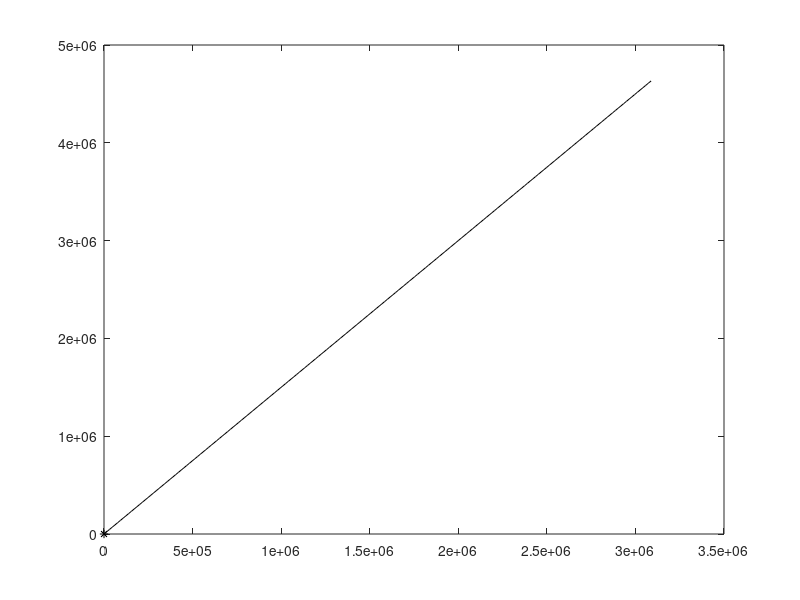
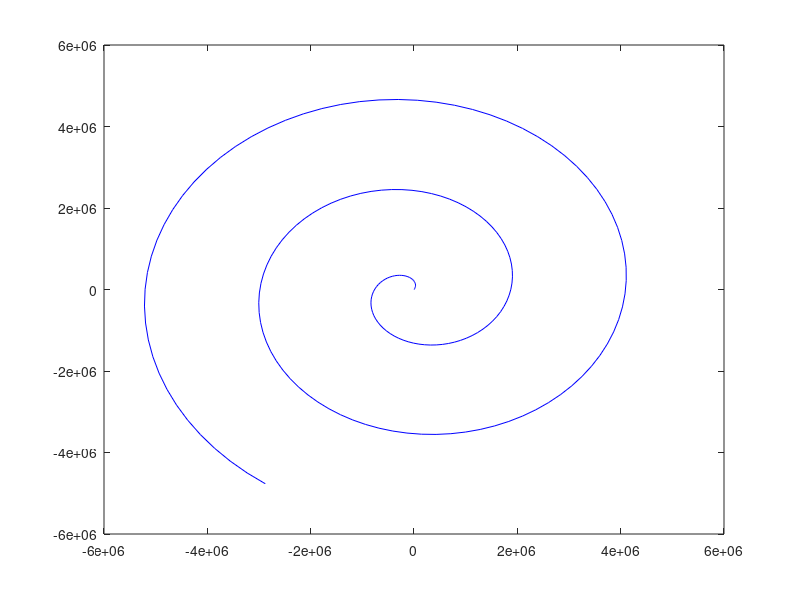
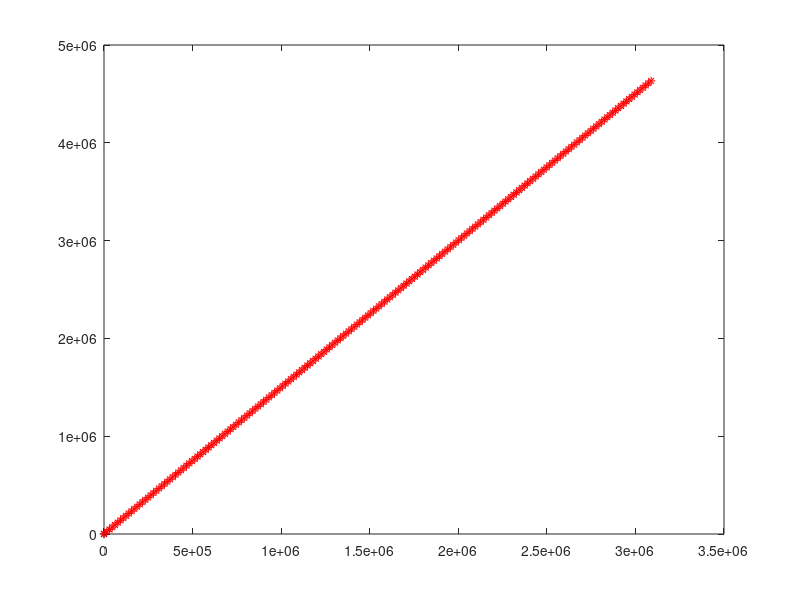
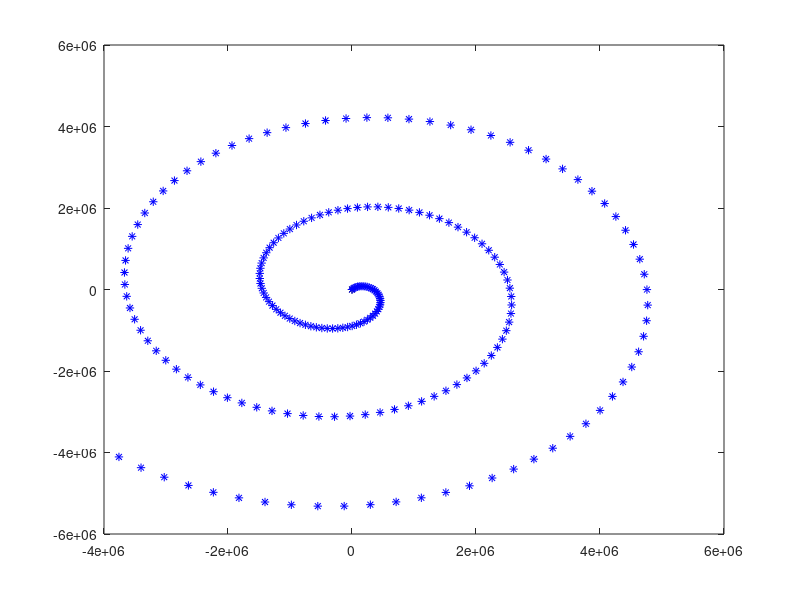

MATLAB code for these plots, in order:
function cordinatemoving
%cordinate transformation of ganymede MANIFOLD frame ganymede rotating frame to 
%inertial frame and back to ganymede rotating frame and to europa rotating
%frame.
rg=1.070e6;
wg=1.02e-5;
re=6.711e5;
we=2.047e-5;
Tg=7.15*24*60*60*10;
Te=3.55*24*60*60;



numSteps=200;
t=linspace(0,Tg/4,numSteps)';
r=1;
for i=1:numSteps
Pin(i,1)=2*t(i)+3;%r*cos(t(i));%2*t(i)+3;
Pin(i,2)=3*t(i)+2;%r*sin(t(i));%3*t(i)+2;
%Pin(i,3)=0*tan(t(i));
end
pos=Pin
%yi=Pi(:,2)



%ganymede to inertial
plot(0,0,'k*');
hold on;
%Pg=[rg;0];
%plot(Pg(1),Pg(2),'r*');
plot(Pin(:,1),Pin(:,2),'k');
%inertial frame
numSteps=200;
t=linspace(0,Tg/4,numSteps)';
for i=1:200
theetag(i,1)=(wg*t(i));
TG2I=[cos(theetag(i)) -sin(theetag(i));sin(theetag(i)) cos(theetag(i))];
Pgi(i,:)=TG2I*(Pin(i,:))';
end
%figure
o1=Pgi
%m=Pig
figure
plot(Pgi(:,1),Pgi(:,2),'b');
hold on;
numSteps=10;
t=linspace(0,Tg/4,numSteps)';
for i=1:10
theetag(i,1)=(wg*t(i));
TG2I=[cos(theetag(i)) -sin(theetag(i));sin(theetag(i)) cos(theetag(i))];
Pgi1(i,:)=TG2I*(Pin(i,:))';
end
%figure



%inertial ganymede to Ganymede rotating frame
numSteps=200;
t=linspace(0,Tg/4,numSteps)';
for i=1:200
theetag(i,1)=(wg*t(i));
c=Pgi(i,:)';
TI2G=[cos(theetag(i)) sin(theetag(i));-sin(theetag(i)) cos(theetag(i))];
Pgg(i,:)=TI2G*c;
end
o3=Pgg

%plot(Pig(:,1),Pig(:,2),'r');


%inertial Ganymede to Europa rotating frame
numSteps=200;
t=linspace(0,Tg/4,numSteps)';
for i=1:200
theetag(i,1)=(we*t(i));
%TG2I=[cos(theetag(i)) -sin(theetag(i));sin(theetag(i)) cos(theetag(i))];
%Pgi(i,:)=TG2I*Pg;
c=Pgi(i,:)';
TI2E=[cos(theetag(i)) sin(theetag(i));-sin(theetag(i)) cos(theetag(i))];
Pge(i,:)=TI2E*c;
end
o4=Pge





figure
title('Ganymede Rotating Frame');
plot(0,0,'k*');
hold on;
plot(Pgg(:,1),Pgg(:,2),'r*');


figure
title('Europa Rotating Frame');
plot(0,0,'k*');
hold on;
plot(Pge(:,1),Pge(:,2),'b*');

